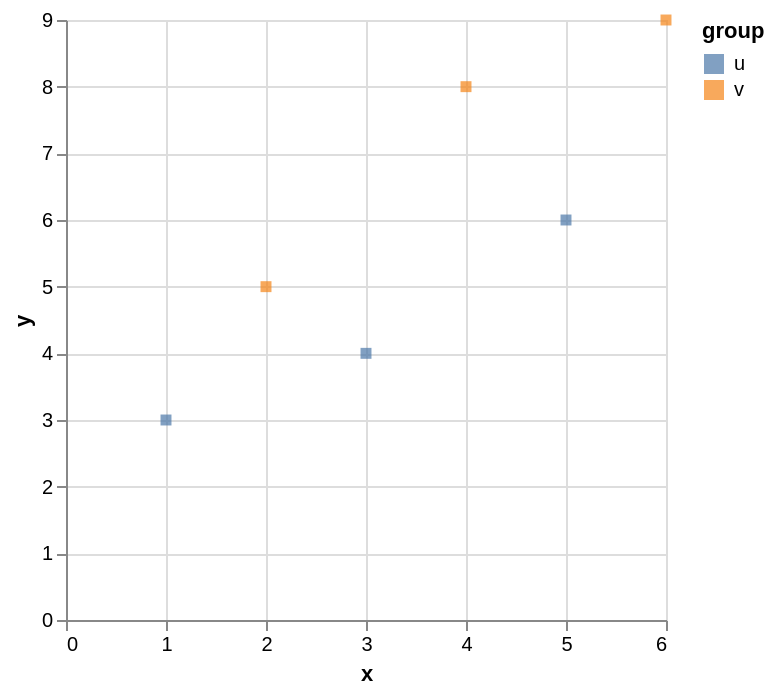

Write a Vega-Lite specification for this figure.
### Vega-Lite specification from a JSON file in a GitHub repository (floating-point values rounded to 4 significant figures)
{"$schema": "https://vega.github.io/schema/vega-lite/v6.json", "data": {"values": [{"group": "u", "size": 10, "x": 1, "y": 3}, {"group": "v", "size": 40, "x": 2, "y": 5}, {"group": "u", "size": 20, "x": 3, "y": 4}, {"group": "v", "size": 80, "x": 4, "y": 8}, {"group": "u", "size": 30, "x": 5, "y": 6}, {"group": "v", "size": 60, "x": 6, "y": 9}]}, "description": "Squares colored by a nominal field, with a symbol legend.", "encoding": {"color": {"field": "group", "type": "nominal"}, "x": {"field": "x", "type": "quantitative"}, "y": {"field": "y", "type": "quantitative"}}, "mark": "square", "usermeta": {"easel": {"standin_ratio": 0.0186, "threshold": 0.04}}}
